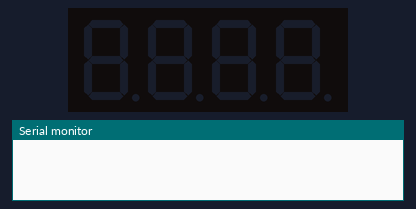
Simulated run of this sketch. Board: ESP32. On the bench: 4-digit seven-segment display, the last lines printed to the serial monitor.

Above: at 0.1 s.
At 1.1 s:
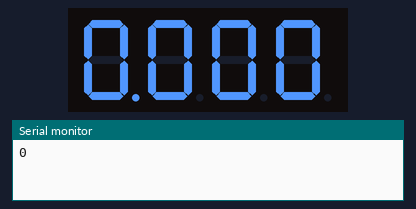
At 2.1 s:
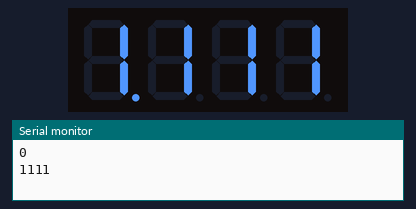
At 5.1 s:
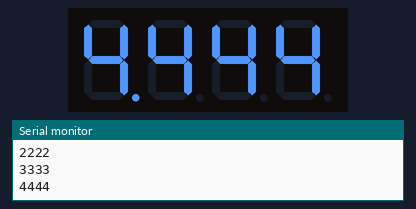
At 7.1 s:
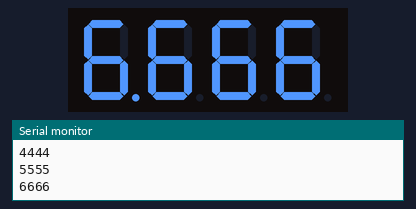
At 10.1 s:
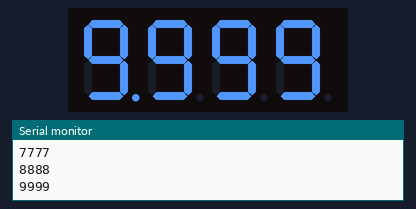

Measured:
- by itself, everything shown: repeats every 10.0 s, in 10 steps
- what the display in image 1 shows lasts 1.0 s, from 1.0 s to 2.0 s

The sketch:

7seg-4digit.ino
```cpp
//digit pins (left to right)    --> nodeMCU32s.GPIO 15 12 13 14
//segment pins (A to G to dot)  --> nodeMCU32s.GPIO 21 22 23 25 26 27 32 33
//4 x 330Ω resistors

#include "SevSeg.h"//https://github.com/DeanIsMe/SevSeg

SevSeg sevseg; //Instantiate a seven segment object

void setup() {
  Serial.begin(115200);

  byte numDigits = 4;
  byte digitPins[] = {15, 12, 13, 14};
  byte segmentPins[] = {21, 22, 23, 25, 26, 27, 32, 33};
  bool resistorsOnSegments = false; // 'false' means resistors are on digit pins
  byte hardwareConfig = COMMON_ANODE; // See README.md for options
  bool updateWithDelays = false; // Default 'false' is Recommended
  bool leadingZeros = false; // Use 'true' if you'd like to keep the leading zeros
  bool disableDecPoint = false; // Use 'true' if your decimal point doesn't exist or isn't connected. Then, you only need to specify 7 segmentPins[]

  sevseg.begin(hardwareConfig, numDigits, digitPins, segmentPins, resistorsOnSegments,
  updateWithDelays, leadingZeros, disableDecPoint);
  //sevseg.setBrightness(150);//a value between -200 and 200. 0 to 100 is the standard range. Numbers greater than 100 and less than -100 may cause noticeable flickering
}

int digit=0;
unsigned long t,t1,diff;

void loop() {
  t1 = micros();
  diff = t1-t;

  if (diff>1000000)
  {
    t=t1;

    int number=digit*1000+digit*100+digit*10+digit;

    Serial.println(number);
    sevseg.setNumber(number,3);

    digit=digit+1;
    if(digit>9)
      digit=0;
  }

  sevseg.refreshDisplay();
}
```
